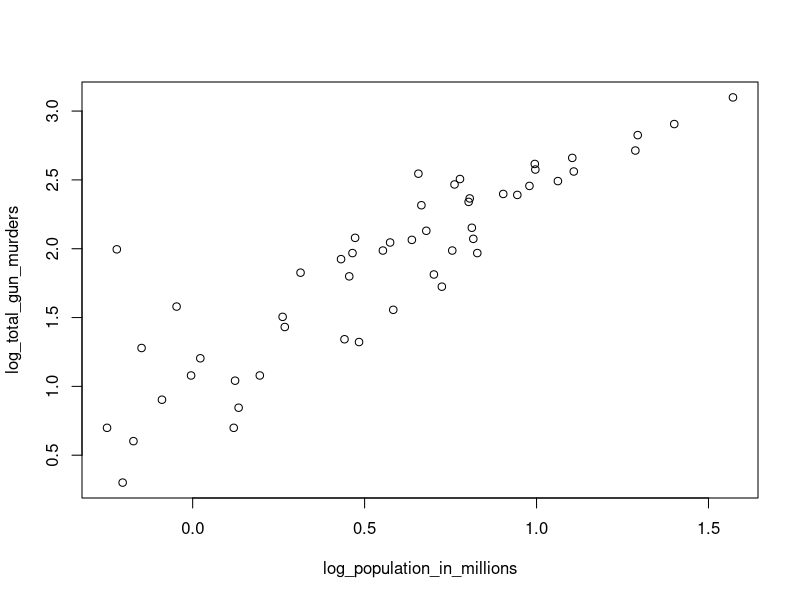
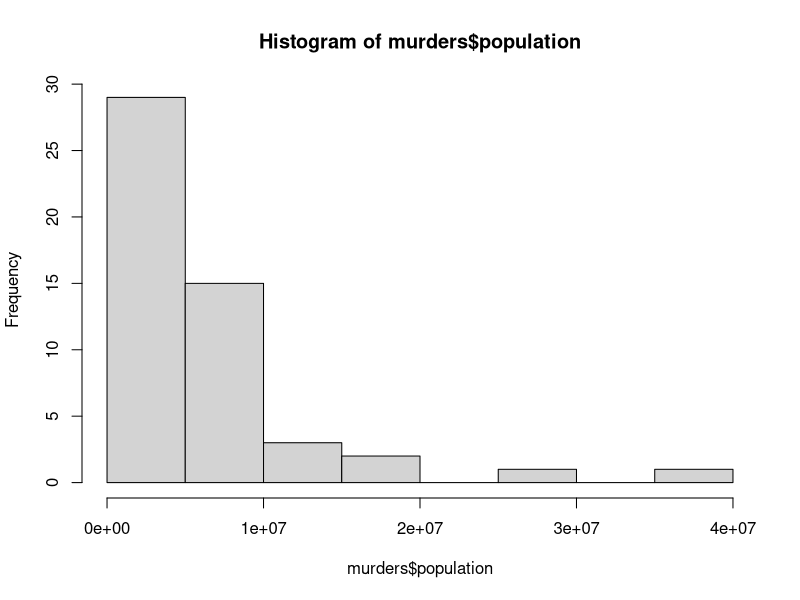
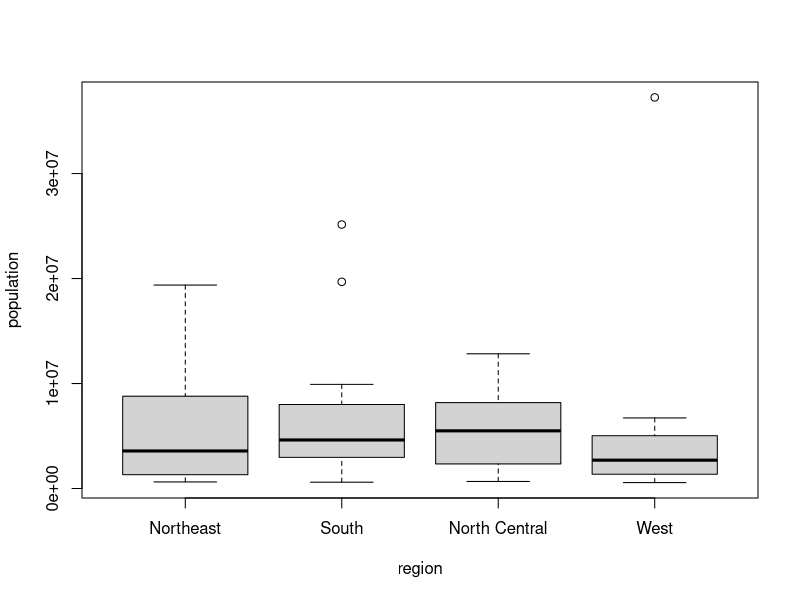

Recreate these plots in R, in order.
library(dslabs)
data("murders")

#1
log_population_in_millions <- log10(murders$population/10^6)
log_total_gun_murders <- log10(murders$total)
plot(log_population_in_millions, log_total_gun_murders)

#2
hist(murders$population)

#3
boxplot(population~region,data=murders)
